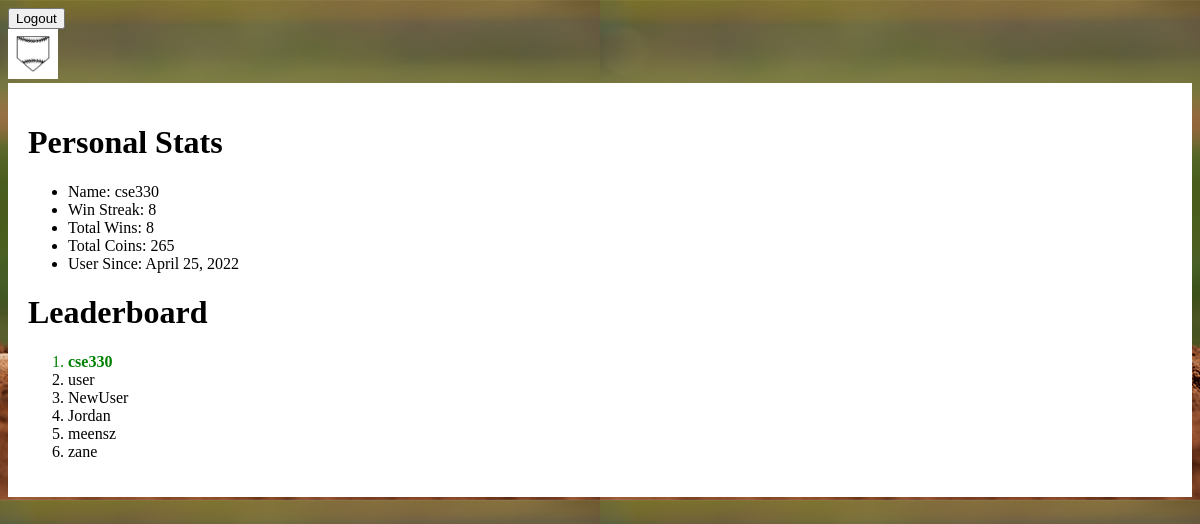
Page /leaderboard/ (signed in) on the committed database.
### creative_project/models.py (models this page shows, shortened)
class ExtendedUser(models.Model):
    user = models.ForeignKey(User, default=None, on_delete=models.CASCADE)
    coins = models.IntegerField(default=100)
    winstreak = models.IntegerField(default= 0)
    totalWins = models.IntegerField(default=0)
    birthday = models.DateField(default=datetime.datetime.now())
    def __str__(self):
        return self.user.username

### creative_project/views.py (the view)
# urls.py: re_path(r'^leaderboard/$', views.leaderboard_view, name= "leaderboard"),
@login_required(login_url="/login")
def leaderboard_view(request):
  users = ExtendedUser.objects.all().order_by('-totalWins')
  curuser = request.user
  curExtended = ExtendedUser.objects.filter(user = curuser)
  curExtended = curExtended[0]
  curuser = curExtended
  return render(request, "leaderboard.html", {'users':users, 'curuser':curuser})

### templates/leaderboard.html
{% extends 'base_layout.html' %}
{% block content %}
        <h1>Personal Stats</h1>
        <ul>
            <li>Name: {{curuser}}</li>
            <li>Win Streak: {{curuser.winstreak}}</li>
            <li>Total Wins: {{curuser.totalWins}}</li>
            <li>Total Coins: {{curuser.coins}}</li>
            <li>User Since: {{curuser.birthday}}</li>
        </ul>
        <h1>Leaderboard</h1>
        <ol>
            {% for user in users %}
            {% if user == curuser %}
            <li style="color:green;"><strong>{{user}}</strong></li>
            {% else %}
            <li>{{user}}</li>
            {% endif %}
            {% endfor %}
        </ol>
{% endblock %}

### templates/base_layout.html (shortened to what this page needs)
{% load static %}
<!DOCTYPE html>
<html lang = "en">
    <head>
        <link rel = "stylesheet" href="{% static 'styles.css' %}">
    </head>
    <body>
        <header class = "header-wrapper">
            <form class = "logout-link" action = "{% url 'logout' %}" method = "post">
                <button type = "submit">Logout</button>
            </form>
                <a class = "link" href = "{% url 'home' %}"><img src = "{% static 'homeplate.png' %}" alt = "Could not load image!"></a>
        </header>
        <div class = "wrapper">
            {% block content %}
            {% endblock %}
        </div>
    </body>
</html>

### creative_project/static/styles.css (style rules this page uses)
body { background-image: url(background.jpg); background-color: #cccccc; }
img { max-width: 50px; max-height: 50px; }
.wrapper { background-color: white; padding: 20px; }

### rows in the picture
ExtendedUser: user.username "cse330", winstreak "8", totalWins "8", coins "265", birthday "April 25, 2022"
ExtendedUser: user.username "user"
ExtendedUser: user.username "NewUser"
ExtendedUser: user.username "Jordan"
ExtendedUser: user.username "meensz"
ExtendedUser: user.username "zane"
